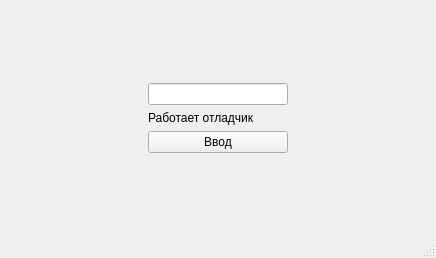
<?xml version="1.0" encoding="UTF-8"?>
<ui version="4.0">
 <class>MainWindow</class>
 <widget class="QMainWindow" name="MainWindow">
  <property name="geometry">
   <rect>
    <x>0</x>
    <y>0</y>
    <width>436</width>
    <height>258</height>
   </rect>
  </property>
  <property name="windowTitle">
   <string>MainWindow</string>
  </property>
  <widget class="QWidget" name="centralwidget">
   <layout class="QGridLayout" name="gridLayout">
    <item row="3" column="1">
     <widget class="QPushButton" name="loginbtn">
      <property name="text">
       <string>Ввод</string>
      </property>
     </widget>
    </item>
    <item row="1" column="0">
     <spacer name="horizontalSpacer">
      <property name="orientation">
       <enum>Qt::Horizontal</enum>
      </property>
      <property name="sizeHint" stdset="0">
       <size>
        <width>40</width>
        <height>20</height>
       </size>
      </property>
     </spacer>
    </item>
    <item row="0" column="1">
     <spacer name="verticalSpacer">
      <property name="orientation">
       <enum>Qt::Vertical</enum>
      </property>
      <property name="sizeHint" stdset="0">
       <size>
        <width>20</width>
        <height>40</height>
       </size>
      </property>
     </spacer>
    </item>
    <item row="1" column="2">
     <spacer name="horizontalSpacer_2">
      <property name="orientation">
       <enum>Qt::Horizontal</enum>
      </property>
      <property name="sizeHint" stdset="0">
       <size>
        <width>40</width>
        <height>20</height>
       </size>
      </property>
     </spacer>
    </item>
    <item row="4" column="1">
     <spacer name="verticalSpacer_2">
      <property name="orientation">
       <enum>Qt::Vertical</enum>
      </property>
      <property name="sizeHint" stdset="0">
       <size>
        <width>20</width>
        <height>40</height>
       </size>
      </property>
     </spacer>
    </item>
    <item row="1" column="1">
     <widget class="QLineEdit" name="passedit">
      <property name="echoMode">
       <enum>QLineEdit::Password</enum>
      </property>
     </widget>
    </item>
    <item row="2" column="1">
     <widget class="QLabel" name="debug">
      <property name="text">
       <string>Работает отладчик</string>
      </property>
     </widget>
    </item>
   </layout>
  </widget>
  <widget class="QMenuBar" name="menubar">
   <property name="geometry">
    <rect>
     <x>0</x>
     <y>0</y>
     <width>436</width>
     <height>22</height>
    </rect>
   </property>
  </widget>
  <widget class="QStatusBar" name="statusbar"/>
 </widget>
 <resources/>
 <connections/>
</ui>
